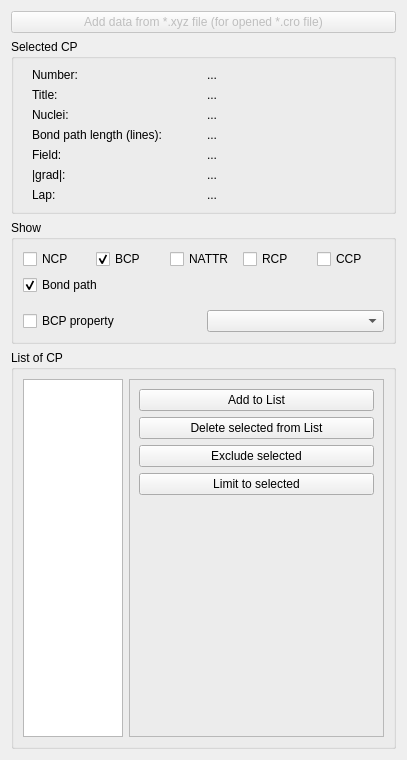
      <widget class="QWidget" name="tab_51">
       <attribute name="title">
        <string>CPs</string>
       </attribute>
       <layout class="QVBoxLayout" name="verticalLayout_12">
        <item>
         <widget class="QPushButton" name="add_xyz_critic_data">
          <property name="enabled">
           <bool>false</bool>
          </property>
          <property name="text">
           <string>Add data from *.xyz file (for opened *.cro file)</string>
          </property>
         </widget>
        </item>
        <item>
         <widget class="QGroupBox" name="groupBox_30">
          <property name="minimumSize">
           <size>
            <width>0</width>
            <height>0</height>
           </size>
          </property>
          <property name="title">
           <string>Selected CP</string>
          </property>
          <layout class="QVBoxLayout" name="verticalLayout_16">
           <item>
            <widget class="QFrame" name="frame_110">
             <property name="frameShape">
              <enum>QFrame::NoFrame</enum>
             </property>
             <property name="frameShadow">
              <enum>QFrame::Raised</enum>
             </property>
             <layout class="QHBoxLayout" name="horizontalLayout_112">
              <property name="topMargin">
               <number>0</number>
              </property>
              <property name="bottomMargin">
               <number>0</number>
              </property>
              <item>
               <widget class="QLabel" name="label_82">
                <property name="text">
                 <string>Number:</string>
                </property>
               </widget>
              </item>
              <item>
               <widget class="QLabel" name="selectedCP">
                <property name="text">
                 <string>...</string>
                </property>
               </widget>
              </item>
             </layout>
            </widget>
           </item>
           <item>
            <widget class="QFrame" name="frame_2">
             <property name="minimumSize">
              <size>
               <width>0</width>
               <height>0</height>
              </size>
             </property>
             <property name="frameShape">
              <enum>QFrame::NoFrame</enum>
             </property>
             <property name="frameShadow">
              <enum>QFrame::Raised</enum>
             </property>
             <layout class="QHBoxLayout" name="horizontalLayout_5">
              <property name="topMargin">
               <number>0</number>
              </property>
              <property name="bottomMargin">
               <number>0</number>
              </property>
              <item>
               <widget class="QLabel" name="label_88">
                <property name="text">
                 <string>Title:</string>
                </property>
               </widget>
              </item>
              <item>
               <widget class="QLabel" name="selected_cp_title">
                <property name="text">
                 <string>...</string>
                </property>
               </widget>
              </item>
             </layout>
            </widget>
           </item>
           <item>
            <widget class="QFrame" name="frame_87">
             <property name="frameShape">
              <enum>QFrame::NoFrame</enum>
             </property>
             <property name="frameShadow">
              <enum>QFrame::Raised</enum>
             </property>
             <layout class="QHBoxLayout" name="horizontalLayout_88">
              <property name="topMargin">
               <number>0</number>
              </property>
              <property name="bottomMargin">
               <number>0</number>
              </property>
              <item>
               <widget class="QLabel" name="label_107">
                <property name="text">
                 <string>Nuclei:</string>
                </property>
               </widget>
              </item>
              <item>
               <widget class="QLabel" name="selectedCP_nuclei">
                <property name="text">
                 <string>...</string>
                </property>
               </widget>
              </item>
             </layout>
            </widget>
           </item>
           <item>
            <widget class="QFrame" name="frame_109">
             <property name="frameShape">
              <enum>QFrame::NoFrame</enum>
             </property>
             <property name="frameShadow">
              <enum>QFrame::Raised</enum>
             </property>
             <layout class="QHBoxLayout" name="horizontalLayout_156">
              <property name="topMargin">
               <number>0</number>
              </property>
              <property name="bottomMargin">
               <number>0</number>
              </property>
              <item>
               <widget class="QLabel" name="label_111">
                <property name="text">
                 <string>Bond path length (lines):</string>
                </property>
               </widget>
              </item>
              <item>
               <widget class="QLabel" name="selectedCP_bpLenLine">
                <property name="text">
                 <string>...</string>
                </property>
               </widget>
              </item>
             </layout>
            </widget>
           </item>
           <item>
            <widget class="QFrame" name="frame_111">
             <property name="frameShape">
              <enum>QFrame::NoFrame</enum>
             </property>
             <property name="frameShadow">
              <enum>QFrame::Raised</enum>
             </property>
             <layout class="QHBoxLayout" name="horizontalLayout_113">
              <property name="topMargin">
               <number>0</number>
              </property>
              <property name="bottomMargin">
               <number>0</number>
              </property>
              <item>
               <widget class="QLabel" name="label_84">
                <property name="text">
                 <string>Field:</string>
                </property>
               </widget>
              </item>
              <item>
               <widget class="QLabel" name="FormSelectedCP_f">
                <property name="text">
                 <string>...</string>
                </property>
               </widget>
              </item>
             </layout>
            </widget>
           </item>
           <item>
            <widget class="QFrame" name="frame_112">
             <property name="frameShape">
              <enum>QFrame::NoFrame</enum>
             </property>
             <property name="frameShadow">
              <enum>QFrame::Raised</enum>
             </property>
             <layout class="QHBoxLayout" name="horizontalLayout_114">
              <property name="topMargin">
               <number>0</number>
              </property>
              <property name="bottomMargin">
               <number>0</number>
              </property>
              <item>
               <widget class="QLabel" name="label_85">
                <property name="text">
                 <string>|grad|:</string>
                </property>
               </widget>
              </item>
              <item>
               <widget class="QLabel" name="FormSelectedCP_g">
                <property name="text">
                 <string>...</string>
                </property>
               </widget>
              </item>
             </layout>
            </widget>
           </item>
           <item>
            <widget class="QFrame" name="frame_113">
             <property name="frameShape">
              <enum>QFrame::NoFrame</enum>
             </property>
             <property name="frameShadow">
              <enum>QFrame::Raised</enum>
             </property>
             <layout class="QHBoxLayout" name="horizontalLayout_115">
              <property name="topMargin">
               <number>0</number>
              </property>
              <property name="bottomMargin">
               <number>0</number>
              </property>
              <item>
               <widget class="QLabel" name="label_87">
                <property name="text">
                 <string>Lap:</string>
                </property>
               </widget>
              </item>
              <item>
               <widget class="QLabel" name="FormSelectedCP_lap">
                <property name="text">
                 <string>...</string>
                </property>
               </widget>
              </item>
             </layout>
            </widget>
           </item>
          </layout>
         </widget>
        </item>
        <item>
         <widget class="QGroupBox" name="groupBox_6">
          <property name="minimumSize">
           <size>
            <width>0</width>
            <height>0</height>
           </size>
          </property>
          <property name="title">
           <string>Show</string>
          </property>
          <layout class="QVBoxLayout" name="verticalLayout_9">
           <property name="topMargin">
            <number>0</number>
           </property>
           <property name="bottomMargin">
            <number>0</number>
           </property>
           <item>
            <widget class="QFrame" name="frame_3">
             <property name="frameShape">
              <enum>QFrame::NoFrame</enum>
             </property>
             <property name="frameShadow">
              <enum>QFrame::Raised</enum>
             </property>
             <layout class="QHBoxLayout" name="horizontalLayout_7">
              <property name="leftMargin">
               <number>0</number>
              </property>
              <property name="rightMargin">
               <number>0</number>
              </property>
              <property name="bottomMargin">
               <number>0</number>
              </property>
              <item>
               <widget class="QCheckBox" name="show_ncp">
                <property name="text">
                 <string>NCP</string>
                </property>
                <property name="checked">
                 <bool>false</bool>
                </property>
               </widget>
              </item>
              <item>
               <widget class="QCheckBox" name="show_bcp">
                <property name="text">
                 <string>BCP</string>
                </property>
                <property name="checked">
                 <bool>true</bool>
                </property>
               </widget>
              </item>
              <item>
               <widget class="QCheckBox" name="show_nnatr">
                <property name="text">
                 <string>NATTR</string>
                </property>
                <property name="checked">
                 <bool>false</bool>
                </property>
               </widget>
              </item>
              <item>
               <widget class="QCheckBox" name="show_rcp">
                <property name="text">
                 <string>RCP</string>
                </property>
                <property name="checked">
                 <bool>false</bool>
                </property>
               </widget>
              </item>
              <item>
               <widget class="QCheckBox" name="show_ccp">
                <property name="text">
                 <string>CCP</string>
                </property>
                <property name="checked">
                 <bool>false</bool>
                </property>
               </widget>
              </item>
             </layout>
            </widget>
           </item>
           <item>
            <widget class="QFrame" name="frame_4">
             <property name="minimumSize">
              <size>
               <width>0</width>
               <height>0</height>
              </size>
             </property>
             <property name="frameShape">
              <enum>QFrame::NoFrame</enum>
             </property>
             <property name="frameShadow">
              <enum>QFrame::Raised</enum>
             </property>
             <layout class="QHBoxLayout" name="horizontalLayout_8">
              <property name="leftMargin">
               <number>0</number>
              </property>
              <property name="topMargin">
               <number>0</number>
              </property>
              <property name="rightMargin">
               <number>0</number>
              </property>
              <property name="bottomMargin">
               <number>0</number>
              </property>
              <item>
               <widget class="QCheckBox" name="show_bond_path">
                <property name="text">
                 <string>Bond path</string>
                </property>
                <property name="checked">
                 <bool>true</bool>
                </property>
               </widget>
              </item>
              <item>
               <spacer name="horizontalSpacer_7">
                <property name="orientation">
                 <enum>Qt::Horizontal</enum>
                </property>
                <property name="sizeHint" stdset="0">
                 <size>
                  <width>281</width>
                  <height>20</height>
                 </size>
                </property>
               </spacer>
              </item>
             </layout>
            </widget>
           </item>
           <item>
            <widget class="QFrame" name="frame_160">
             <property name="frameShape">
              <enum>QFrame::NoFrame</enum>
             </property>
             <property name="frameShadow">
              <enum>QFrame::Raised</enum>
             </property>
             <layout class="QHBoxLayout" name="horizontalLayout_178">
              <property name="leftMargin">
               <number>0</number>
              </property>
              <property name="rightMargin">
               <number>0</number>
              </property>
              <item>
               <widget class="QCheckBox" name="show_bcp_text">
                <property name="text">
                 <string>BCP property</string>
                </property>
               </widget>
              </item>
              <item>
               <widget class="QComboBox" name="PropertyForBCPtext"/>
              </item>
             </layout>
            </widget>
           </item>
          </layout>
         </widget>
        </item>
        <item>
         <widget class="QGroupBox" name="groupBox_5">
          <property name="title">
           <string>List of CP</string>
          </property>
          <layout class="QHBoxLayout" name="horizontalLayout_6">
           <item>
            <widget class="QListWidget" name="FormCPlist">
             <property name="maximumSize">
              <size>
               <width>100</width>
               <height>16777215</height>
              </size>
             </property>
            </widget>
           </item>
           <item>
            <widget class="QFrame" name="frame_16">
             <property name="frameShape">
              <enum>QFrame::StyledPanel</enum>
             </property>
             <property name="frameShadow">
              <enum>QFrame::Raised</enum>
             </property>
             <layout class="QVBoxLayout" name="verticalLayout_11">
              <item>
               <widget class="QPushButton" name="add_cp_to_list">
                <property name="text">
                 <string>Add to List</string>
                </property>
               </widget>
              </item>
              <item>
               <widget class="QPushButton" name="delete_cp_from_list">
                <property name="text">
                 <string>Delete selected from List</string>
                </property>
               </widget>
              </item>
              <item>
               <widget class="QPushButton" name="delete_cp_from_model">
                <property name="text">
                 <string>Exclude selected</string>
                </property>
               </widget>
              </item>
              <item>
               <widget class="QPushButton" name="leave_cp_in_model">
                <property name="text">
                 <string>Limit to selected</string>
                </property>
               </widget>
              </item>
              <item>
               <spacer name="verticalSpacer_20">
                <property name="orientation">
                 <enum>Qt::Vertical</enum>
                </property>
                <property name="sizeHint" stdset="0">
                 <size>
                  <width>20</width>
                  <height>232</height>
                 </size>
                </property>
               </spacer>
              </item>
             </layout>
            </widget>
           </item>
          </layout>
         </widget>
        </item>
       </layout>
      </widget>
